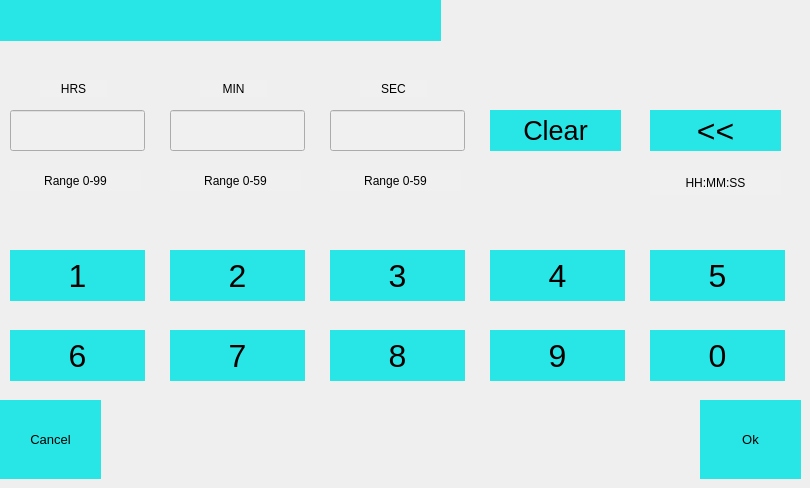
   <widget class="QWidget" name="TimeSetterPage">
    <widget class="QToolButton" name="toolButton_time_0_timeSetterPage_8">
     <property name="geometry">
      <rect>
       <x>650</x>
       <y>330</y>
       <width>135</width>
       <height>51</height>
      </rect>
     </property>
     <property name="font">
      <font>
       <pointsize>24</pointsize>
      </font>
     </property>
     <property name="styleSheet">
      <string notr="true">border:1px solid #000000;
background-color: rgb(40, 230, 230);
border-color: rgb(40, 230, 230);</string>
     </property>
     <property name="text">
      <string>0</string>
     </property>
    </widget>
    <widget class="QToolButton" name="toolButton_time_4_timeSetterPage_8">
     <property name="geometry">
      <rect>
       <x>490</x>
       <y>250</y>
       <width>135</width>
       <height>51</height>
      </rect>
     </property>
     <property name="font">
      <font>
       <pointsize>24</pointsize>
      </font>
     </property>
     <property name="styleSheet">
      <string notr="true">border:1px solid #000000;
background-color: rgb(40, 230, 230);
border-color: rgb(40, 230, 230);</string>
     </property>
     <property name="text">
      <string>4</string>
     </property>
    </widget>
    <widget class="QToolButton" name="toolButton_time_3_timeSetterPage_8">
     <property name="geometry">
      <rect>
       <x>330</x>
       <y>250</y>
       <width>135</width>
       <height>51</height>
      </rect>
     </property>
     <property name="font">
      <font>
       <pointsize>24</pointsize>
      </font>
     </property>
     <property name="styleSheet">
      <string notr="true">border:1px solid #000000;
background-color: rgb(40, 230, 230);
border-color: rgb(40, 230, 230);</string>
     </property>
     <property name="text">
      <string>3</string>
     </property>
    </widget>
    <widget class="QLabel" name="label_secRange_timeSetterPage_8">
     <property name="geometry">
      <rect>
       <x>330</x>
       <y>170</y>
       <width>131</width>
       <height>21</height>
      </rect>
     </property>
     <property name="styleSheet">
      <string notr="true">border:1px solid #000000;
background-color: rgb(240, 240, 240);
border-color: rgb(240, 240, 240);</string>
     </property>
     <property name="text">
      <string>Range 0-59</string>
     </property>
     <property name="alignment">
      <set>Qt::AlignCenter</set>
     </property>
    </widget>
    <widget class="QLabel" name="label_sec_timeSetterPage_8">
     <property name="geometry">
      <rect>
       <x>360</x>
       <y>80</y>
       <width>67</width>
       <height>17</height>
      </rect>
     </property>
     <property name="styleSheet">
      <string notr="true">border:1px solid #000000;
background-color: rgb(240, 240, 240);
border-color: rgb(240, 240, 240);</string>
     </property>
     <property name="text">
      <string>SEC</string>
     </property>
     <property name="alignment">
      <set>Qt::AlignCenter</set>
     </property>
    </widget>
    <widget class="QLabel" name="label_timerUnit_timeSetterPage_8">
     <property name="geometry">
      <rect>
       <x>650</x>
       <y>170</y>
       <width>131</width>
       <height>25</height>
      </rect>
     </property>
     <property name="styleSheet">
      <string notr="true">border:1px solid #000000;
background-color: rgb(240, 240, 240);
border-color: rgb(240, 240, 240);</string>
     </property>
     <property name="text">
      <string>HH:MM:SS</string>
     </property>
     <property name="alignment">
      <set>Qt::AlignCenter</set>
     </property>
    </widget>
    <widget class="QToolButton" name="toolButton_time_8_timeSetterPage_8">
     <property name="geometry">
      <rect>
       <x>330</x>
       <y>330</y>
       <width>135</width>
       <height>51</height>
      </rect>
     </property>
     <property name="font">
      <font>
       <pointsize>24</pointsize>
      </font>
     </property>
     <property name="styleSheet">
      <string notr="true">border:1px solid #000000;
background-color: rgb(40, 230, 230);
border-color: rgb(40, 230, 230);</string>
     </property>
     <property name="text">
      <string>8</string>
     </property>
    </widget>
    <widget class="QToolButton" name="toolButton_time_7_timeSetterPage_8">
     <property name="geometry">
      <rect>
       <x>170</x>
       <y>330</y>
       <width>135</width>
       <height>51</height>
      </rect>
     </property>
     <property name="font">
      <font>
       <pointsize>24</pointsize>
      </font>
     </property>
     <property name="styleSheet">
      <string notr="true">border:1px solid #000000;
background-color: rgb(40, 230, 230);
border-color: rgb(40, 230, 230);</string>
     </property>
     <property name="text">
      <string>7</string>
     </property>
    </widget>
    <widget class="QToolButton" name="toolButton_time_9_timeSetterPage_8">
     <property name="geometry">
      <rect>
       <x>490</x>
       <y>330</y>
       <width>135</width>
       <height>51</height>
      </rect>
     </property>
     <property name="font">
      <font>
       <pointsize>24</pointsize>
      </font>
     </property>
     <property name="styleSheet">
      <string notr="true">border:1px solid #000000;
background-color: rgb(40, 230, 230);
border-color: rgb(40, 230, 230);</string>
     </property>
     <property name="text">
      <string>9</string>
     </property>
    </widget>
    <widget class="QLabel" name="label_hourRange_timeSetterPage_8">
     <property name="geometry">
      <rect>
       <x>10</x>
       <y>170</y>
       <width>131</width>
       <height>21</height>
      </rect>
     </property>
     <property name="styleSheet">
      <string notr="true">border:1px solid #000000;
background-color: rgb(240, 240, 240);
border-color: rgb(240, 240, 240);</string>
     </property>
     <property name="text">
      <string>Range 0-99</string>
     </property>
     <property name="alignment">
      <set>Qt::AlignCenter</set>
     </property>
    </widget>
    <widget class="QToolButton" name="toolButton_ok_timeSetterPage_8">
     <property name="geometry">
      <rect>
       <x>700</x>
       <y>400</y>
       <width>101</width>
       <height>79</height>
      </rect>
     </property>
     <property name="font">
      <font>
       <pointsize>10</pointsize>
      </font>
     </property>
     <property name="styleSheet">
      <string notr="true">border:1px solid #000000;
background-color: rgb(40, 230, 230);
border-color: rgb(40, 230, 230);</string>
     </property>
     <property name="text">
      <string>Ok</string>
     </property>
     <property name="icon">
      <iconset>
       <normaloff>:/ekf04_Teal_Icons/icons/Teal_backgrund/Confirm_active.bmp</normaloff>:/ekf04_Teal_Icons/icons/Teal_backgrund/Confirm_active.bmp</iconset>
     </property>
     <property name="iconSize">
      <size>
       <width>60</width>
       <height>60</height>
      </size>
     </property>
     <property name="toolButtonStyle">
      <enum>Qt::ToolButtonTextUnderIcon</enum>
     </property>
    </widget>
    <widget class="QToolButton" name="toolButton_clearTime_timeSetterPage_8">
     <property name="geometry">
      <rect>
       <x>490</x>
       <y>110</y>
       <width>131</width>
       <height>41</height>
      </rect>
     </property>
     <property name="font">
      <font>
       <pointsize>20</pointsize>
      </font>
     </property>
     <property name="styleSheet">
      <string notr="true">border:1px solid #000000;
background-color: rgb(40, 230, 230);
border-color: rgb(40, 230, 230);</string>
     </property>
     <property name="text">
      <string>Clear</string>
     </property>
    </widget>
    <widget class="QLabel" name="label_min_timeSetterPage_8">
     <property name="geometry">
      <rect>
       <x>200</x>
       <y>80</y>
       <width>67</width>
       <height>17</height>
      </rect>
     </property>
     <property name="styleSheet">
      <string notr="true">border:1px solid #000000;
background-color: rgb(240, 240, 240);
border-color: rgb(240, 240, 240);</string>
     </property>
     <property name="text">
      <string>MIN</string>
     </property>
     <property name="alignment">
      <set>Qt::AlignCenter</set>
     </property>
    </widget>
    <widget class="QLineEdit" name="lineEdit_minute_timeSetterPage_8">
     <property name="geometry">
      <rect>
       <x>170</x>
       <y>110</y>
       <width>135</width>
       <height>41</height>
      </rect>
     </property>
     <property name="styleSheet">
      <string notr="true">background-color: rgb(240, 240, 240);
</string>
     </property>
    </widget>
    <widget class="QToolButton" name="toolButton_time_5_timeSetterPage_8">
     <property name="geometry">
      <rect>
       <x>650</x>
       <y>250</y>
       <width>135</width>
       <height>51</height>
      </rect>
     </property>
     <property name="font">
      <font>
       <pointsize>24</pointsize>
      </font>
     </property>
     <property name="styleSheet">
      <string notr="true">border:1px solid #000000;
background-color: rgb(40, 230, 230);
border-color: rgb(40, 230, 230);</string>
     </property>
     <property name="text">
      <string>5</string>
     </property>
    </widget>
    <widget class="QToolButton" name="toolButton_cancelTimerMode_timeSetterPage_8">
     <property name="geometry">
      <rect>
       <x>0</x>
       <y>400</y>
       <width>101</width>
       <height>79</height>
      </rect>
     </property>
     <property name="font">
      <font>
       <pointsize>10</pointsize>
      </font>
     </property>
     <property name="styleSheet">
      <string notr="true">border:1px solid #000000;
background-color: rgb(40, 230, 230);
border-color: rgb(40, 230, 230);</string>
     </property>
     <property name="text">
      <string>Cancel</string>
     </property>
     <property name="icon">
      <iconset>
       <normaloff>:/ekf04_Teal_Icons/icons/Teal_backgrund/Cancel 1_Active.bmp</normaloff>:/ekf04_Teal_Icons/icons/Teal_backgrund/Cancel 1_Active.bmp</iconset>
     </property>
     <property name="iconSize">
      <size>
       <width>60</width>
       <height>60</height>
      </size>
     </property>
     <property name="toolButtonStyle">
      <enum>Qt::ToolButtonTextUnderIcon</enum>
     </property>
    </widget>
    <widget class="QLabel" name="label_TimerMode_timeSetterPage_8">
     <property name="geometry">
      <rect>
       <x>0</x>
       <y>0</y>
       <width>441</width>
       <height>41</height>
      </rect>
     </property>
     <property name="styleSheet">
      <string notr="true">border:1px solid #000000;
background-color: rgb(40, 230, 230);
border-color: rgb(40, 230, 230);</string>
     </property>
     <property name="text">
      <string/>
     </property>
    </widget>
    <widget class="QLineEdit" name="lineEdit_hour_timeSetterPage_8">
     <property name="geometry">
      <rect>
       <x>10</x>
       <y>110</y>
       <width>135</width>
       <height>41</height>
      </rect>
     </property>
     <property name="styleSheet">
      <string notr="true">background-color: rgb(240, 240, 240);
</string>
     </property>
    </widget>
    <widget class="QToolButton" name="toolButton_backspaceTime_timeSetterPage_8">
     <property name="geometry">
      <rect>
       <x>650</x>
       <y>110</y>
       <width>131</width>
       <height>41</height>
      </rect>
     </property>
     <property name="font">
      <font>
       <pointsize>24</pointsize>
      </font>
     </property>
     <property name="styleSheet">
      <string notr="true">border:1px solid #000000;
background-color: rgb(40, 230, 230);
border-color: rgb(40, 230, 230);</string>
     </property>
     <property name="text">
      <string>&lt;&lt;</string>
     </property>
    </widget>
    <widget class="QToolButton" name="toolButton_time_2_timeSetterPage_8">
     <property name="geometry">
      <rect>
       <x>170</x>
       <y>250</y>
       <width>135</width>
       <height>51</height>
      </rect>
     </property>
     <property name="font">
      <font>
       <pointsize>24</pointsize>
      </font>
     </property>
     <property name="styleSheet">
      <string notr="true">border:1px solid #000000;
background-color: rgb(40, 230, 230);
border-color: rgb(40, 230, 230);</string>
     </property>
     <property name="text">
      <string>2</string>
     </property>
    </widget>
    <widget class="QLabel" name="label_hrs_timeSetterPage_8">
     <property name="geometry">
      <rect>
       <x>40</x>
       <y>80</y>
       <width>67</width>
       <height>17</height>
      </rect>
     </property>
     <property name="styleSheet">
      <string notr="true">border:1px solid #000000;
background-color: rgb(240, 240, 240);
border-color: rgb(240, 240, 240);</string>
     </property>
     <property name="text">
      <string>HRS</string>
     </property>
     <property name="alignment">
      <set>Qt::AlignCenter</set>
     </property>
    </widget>
    <widget class="QToolButton" name="toolButton_time_1_timeSetterPage_8">
     <property name="geometry">
      <rect>
       <x>10</x>
       <y>250</y>
       <width>135</width>
       <height>51</height>
      </rect>
     </property>
     <property name="font">
      <font>
       <pointsize>24</pointsize>
      </font>
     </property>
     <property name="styleSheet">
      <string notr="true">border:1px solid #000000;
background-color: rgb(40, 230, 230);
border-color: rgb(40, 230, 230);</string>
     </property>
     <property name="text">
      <string>1</string>
     </property>
    </widget>
    <widget class="QLabel" name="label_minRange_timeSetterPage_8">
     <property name="geometry">
      <rect>
       <x>170</x>
       <y>170</y>
       <width>131</width>
       <height>21</height>
      </rect>
     </property>
     <property name="styleSheet">
      <string notr="true">border:1px solid #000000;
background-color: rgb(240, 240, 240);
border-color: rgb(240, 240, 240);</string>
     </property>
     <property name="text">
      <string>Range 0-59</string>
     </property>
     <property name="alignment">
      <set>Qt::AlignCenter</set>
     </property>
    </widget>
    <widget class="QLineEdit" name="lineEdit_second_timeSetterPage_8">
     <property name="geometry">
      <rect>
       <x>330</x>
       <y>110</y>
       <width>135</width>
       <height>41</height>
      </rect>
     </property>
     <property name="styleSheet">
      <string notr="true">background-color: rgb(240, 240, 240);
</string>
     </property>
    </widget>
    <widget class="QToolButton" name="toolButton_time_6_timeSetterPage_8">
     <property name="geometry">
      <rect>
       <x>10</x>
       <y>330</y>
       <width>135</width>
       <height>51</height>
      </rect>
     </property>
     <property name="font">
      <font>
       <pointsize>24</pointsize>
      </font>
     </property>
     <property name="styleSheet">
      <string notr="true">border:1px solid #000000;
background-color: rgb(40, 230, 230);
border-color: rgb(40, 230, 230);</string>
     </property>
     <property name="text">
      <string>6</string>
     </property>
    </widget>
   </widget>
